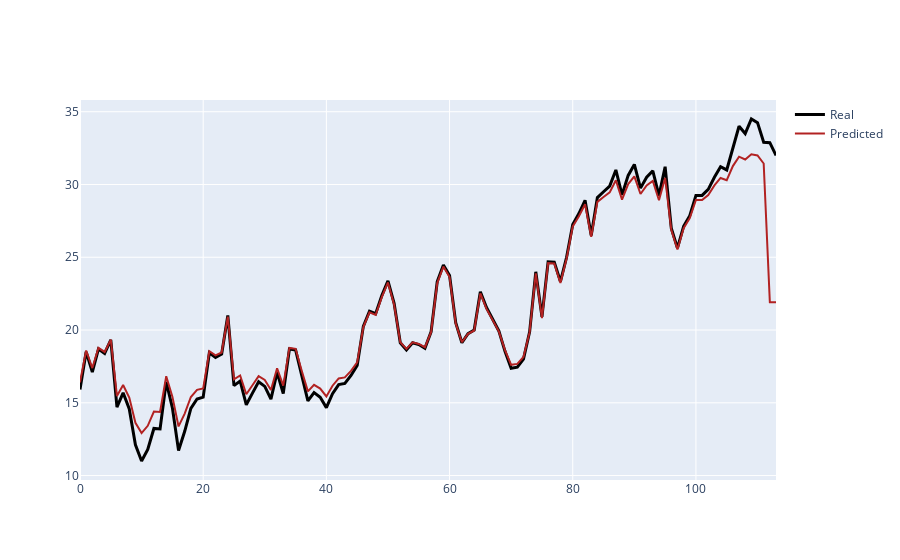

This figure's notebook cell:
### Markdown cell above
# Predicted vs Actual Value for Temperature

### Code cell
import plotly.graph_objects as go
fig = go.Figure()

fig.add_trace(go.Scatter( y=dataset1.Real, name='Real',
                         line=dict(color='black', width=3)))
fig.add_trace(go.Scatter( y=dataset1.Predicted, name = 'Predicted',
                         line=dict(color='firebrick', width=2)))
